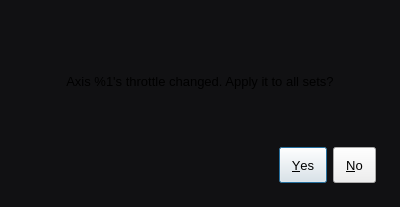
<?xml version="1.0" encoding="UTF-8"?>
<ui version="4.0">
 <class>SetAxisThrottleDialog</class>
 <widget class="QDialog" name="SetAxisThrottleDialog">
  <property name="geometry">
   <rect>
    <x>0</x>
    <y>0</y>
    <width>400</width>
    <height>207</height>
   </rect>
  </property>
  <property name="windowTitle">
   <string>Throttle Change</string>
  </property>
  <property name="styleSheet">
   <string notr="true">QWidget { font-family: "Geist"; font-size: 13px; font-weight: 400; }
QDialog { background: #111113; }
QPushButton, QToolButton { min-height: 24px; padding: 5px 12px; }
QComboBox, QLineEdit, QSpinBox, QDoubleSpinBox { min-height: 24px; padding-top: 5px; padding-bottom: 5px; }
QGroupBox { padding: 16px; margin-top: 16px; }
QGroupBox::title { color: #b8b8bf; left: 16px; }
QLabel:disabled, QCheckBox:disabled { color: #67676f; }
JoyControlStickButtonPushButton[isflashing="true"] { background: #e8e8eb; color: #111113; border-color: #ffffff; }
QDialogButtonBox { border: none; padding-top: 8px; }
QFrame[frameShape="4"], QFrame[frameShape="5"] { color: #29292d; background: #29292d; max-height: 1px; border: none; }
QGroupBox::indicator { width: 16px; height: 16px; border: 1px solid #505058; border-radius: 4px; background: #19191c; }
QGroupBox::indicator:checked { background: #eeeeef; image: url(:/pad/icons/check-dark.svg); }
 </string>
  </property>
  <layout class="QVBoxLayout" name="verticalLayout">
   <property name="spacing"><number>8</number></property>
   <property name="leftMargin"><number>24</number></property>
   <property name="topMargin"><number>24</number></property>
   <property name="rightMargin"><number>24</number></property>
   <property name="bottomMargin"><number>24</number></property>
   <item>
    <widget class="QLabel" name="label">
     <property name="text">
      <string>Axis %1's throttle changed. Apply it to all sets?</string>
     </property>
     <property name="alignment">
      <set>Qt::AlignCenter</set>
     </property>
    </widget>
   </item>
   <item>
    <widget class="QDialogButtonBox" name="buttonBox">
     <property name="orientation">
      <enum>Qt::Horizontal</enum>
     </property>
     <property name="standardButtons">
      <set>QDialogButtonBox::No|QDialogButtonBox::Yes</set>
     </property>
     <property name="centerButtons">
      <bool>false</bool>
     </property>
    </widget>
   </item>
  </layout>
 </widget>
 <resources/>
 <connections>
  <connection>
   <sender>buttonBox</sender>
   <signal>accepted()</signal>
   <receiver>SetAxisThrottleDialog</receiver>
   <slot>accept()</slot>
   <hints>
    <hint type="sourcelabel">
     <x>248</x>
     <y>254</y>
    </hint>
    <hint type="destinationlabel">
     <x>157</x>
     <y>274</y>
    </hint>
   </hints>
  </connection>
  <connection>
   <sender>buttonBox</sender>
   <signal>rejected()</signal>
   <receiver>SetAxisThrottleDialog</receiver>
   <slot>reject()</slot>
   <hints>
    <hint type="sourcelabel">
     <x>316</x>
     <y>260</y>
    </hint>
    <hint type="destinationlabel">
     <x>286</x>
     <y>274</y>
    </hint>
   </hints>
  </connection>
 </connections>
</ui>
